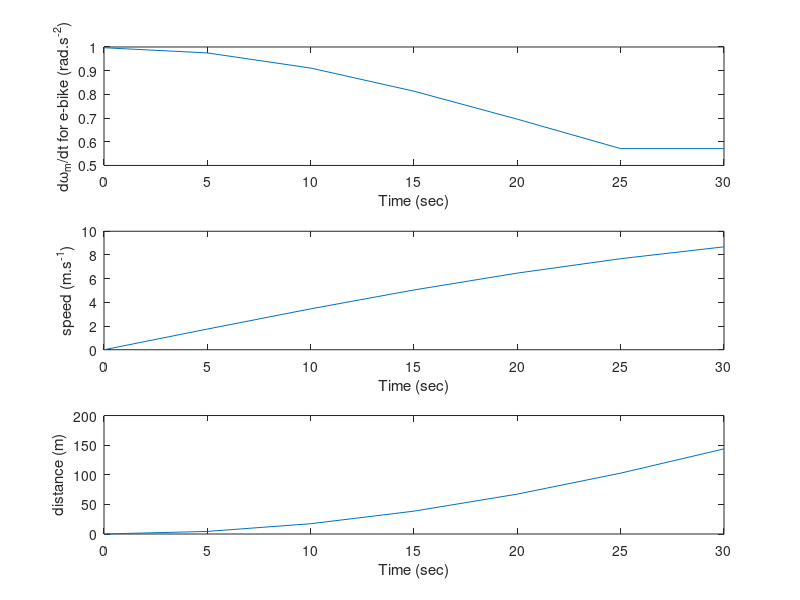

Reproduce this figure in MATLAB.
%{
Case Study #2 EMTH171  2020
E-Bike

Task 1 Description:   
For this task, assume that there is wind resistance. Assuming 
it starts from standstill, what final velocity and distance 
travelled will the e-bike achieve on a level road with no pedal 
assistance and a constant 4A motor current over a total time 
of 30 secs?  

Orginal code by: P.J. Bones   UCECE
Code edited by: John Elliott and Samuel Vallance
Last modified:	08/10/2020
%}


clear
clc
close all


%{
===========================================================================
                            | Variable Setup | 
===========================================================================
%}


% Constants
g = 9.81;		% Gravitational acceleration in m.s^-2

% E-bike constants
M = 95;		    % Mass of e-bike + rider in kg
Jw = 0.5;		% Motor/wheels moment of intertia in kg.m^2
fd0 = 2;		% Static (& low speed) drag force in N
beta = 0.25;	% Wind resistance factor in N.m^-2.s^2
km = 3.2;		% Motor factor in N.m per amp
rw = 0.35;		% Wheel radius in m

% Simulation parameters
Im = 4;		    % Fixed motor current in A for Task 1
tf = 30;		% Final time in seconds for Task 1
tdelta = 5;	% Time step in seconds

% Calculate derived quantities
Tm = Im * km;   % Fixed motor torque in N.m
Jef = Jw + rw^2 * M;
                % Effective moment of intertia in kg.m^2

% Arrays to store variables
N = tf / tdelta + 1;
uarray = zeros (1, N);
sarray = zeros (1, N);
domdtarray = zeros (1, N);

% Initial conditions (standing start)
om = 0;         % Initial omega_m ('om')
u = 0;          % Speed along road in m/sec
s = 0;          % Distance along road from start in m


%{
===========================================================================
                 | Euler's Method and Speed Calculations | 
===========================================================================
%}


% Iteratively compute u and s as the e-bike proceeds, advancing 
% time by tdelta sec each step
index = 1;
for t = 0:tdelta:(tf-tdelta)
   % Compute the motor acceleration at the start of the step
   domdt = (Tm - rw * (fd0 + beta*u^2)) / Jef;

   % Estimate the state at the end of the time step (n = 'next')
   omn = om + tdelta * domdt;   	% Estimate om by Euler's method
   un = omn * rw;     			    % Estimate u at end of step
   sn = s + tdelta * (un + u) / 2;	% Estimate s at end of step (Trap.)

   domdtarray(index) = domdt;       % Store current values
   uarray(index) = u;
   sarray(index) = s;
   index = index + 1;
   
   % Advance to next time step
   om = omn;
   u = un; 
   s = sn;  
end
% Store final values (As the caculated values only get asigned in the 
% arrays the next loop).
domdtarray(index) = domdt;   
uarray(index) = un;
sarray(index) = s;


%{
===========================================================================
                      | Display Results and Graphs | 
===========================================================================
%}


fprintf("Final Time: %d s\n", tf)
fprintf("Final Angular Speed (Motor): %.4f rads^-1\n", omn)
fprintf("Final Linear Speed (Motor): %.4f ms^-1\n", un)
fprintf("Final Distance: %.4f m\n", sn)

figure(1)
% Task 0 using Euler's method:  d\omega_m/dt
subplot (3,1,1), plot (0:tdelta:tf, domdtarray)
ylabel ('d\omega_m/dt for e-bike (rad.s^{-2})')
xlabel ('Time (sec)')
% Task 0 using Euler's method:  e-bike speed u
subplot (3,1,2), plot (0:tdelta:tf, uarray)
ylabel ('speed (m.s^{-1})')
xlabel ('Time (sec)')
% Task 0 using Trapezium method:  e-bike distance s
subplot (3,1,3), plot (0:tdelta:tf, sarray)
ylabel ('distance (m)')
xlabel ('Time (sec)')
